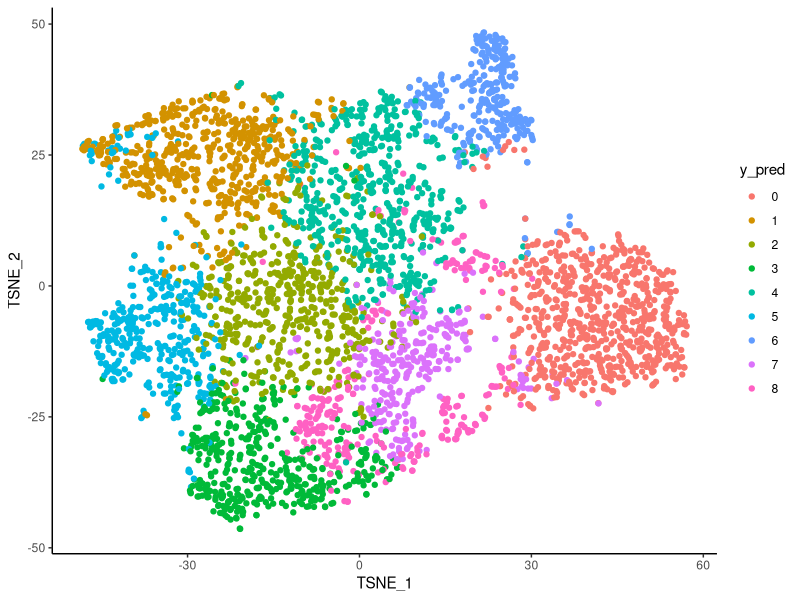

The R script that drew this image:
rm(list = ls())
library(ggplot2)

latent_tsne <- read.table("tsne_2D.txt", sep = ",")
colnames(latent_tsne) <- c("TSNE_1", "TSNE_2")
y_pred <- as.numeric(readLines("pred_labels.txt"))
y_pred <- factor(y_pred, levels = 0:max(y_pred))

dat <- data.frame(latent_tsne, y_pred = y_pred)

m <- ggplot(dat, aes(x = TSNE_1, y = TSNE_2, color = y_pred)) +
    geom_point() +
    theme_classic()
print(m)
